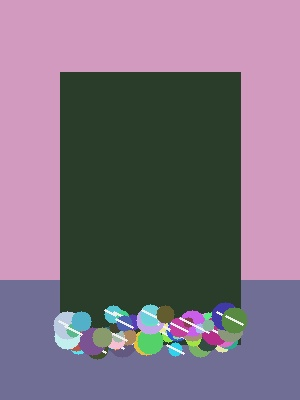
#> input picture smart-dustbin-estimator/backend/dataset/empty/bin_empty_000.jpg, 300 x 400 px
$ python train_model.py   (older library calls are emulated)
#> lines starting #> are read from the running program, lines starting #| are printed output that depends on the picture
### smart-dustbin-estimator/backend/app/services/ml_waste_classifier.py
import os
import cv2
import numpy as np
import joblib
from pathlib import Path
from typing import Dict, Any, Tuple, Optional

MODEL_DIR = Path(__file__).resolve().parent.parent / "ml_models"
MODEL_PATH = MODEL_DIR / "waste_classifier_rf.joblib"
SCALER_PATH = MODEL_DIR / "feature_scaler.joblib"

MODEL_DIR.mkdir(parents=True, exist_ok=True)

CLASS_NAMES = ["Empty", "Low", "Medium", "High", "Critical"]


def extract_public_dustbin_features(img_bgr: np.ndarray, roi: Optional[Dict[str, int]] = None) -> np.ndarray:
    """
    Extracts rich computer vision and statistical texture features for waste fill estimation
    on real-world public street dustbin images:

    Features:
    1. Top-edge overflow / heaping ratio (garbage protruding in top 15% of ROI)
    2. Mid and Bottom vertical occupancy ratios
    3. Multi-color entropy & variance in HSV & CIE-Lab (plastic, wrappers, cups vs. smooth bin walls)
    4. Gradient magnitude & edge density (wrinkles, crushed cans, waste texture)
    5. Color divergence relative to estimated container wall
    6. Peripheral scatter ratio (litter spilling around or overflowing bin boundary)
    """
    h_img, w_img = img_bgr.shape[:2]

    # Crop to ROI if specified, otherwise central 70% of image
    if roi:
        rx, ry = roi["x"], roi["y"]
        rw, rh = roi["width"], roi["height"]
        crop = img_bgr[ry:ry + rh, rx:rx + rw]
    else:
        rx, ry, rw, rh = int(w_img * 0.15), int(h_img * 0.1), int(w_img * 0.7), int(h_img * 0.8)
        crop = img_bgr[ry:ry + rh, rx:rx + rw]

    ch, cw = crop.shape[:2]
    if ch < 10 or cw < 10:
        crop = img_bgr
        ch, cw = crop.shape[:2]

    # Resize to standard analysis resolution (200x200) for feature extraction
    std_crop = cv2.resize(crop, (200, 200), interpolation=cv2.INTER_AREA)

    gray = cv2.cvtColor(std_crop, cv2.COLOR_BGR2GRAY)
    hsv = cv2.cvtColor(std_crop, cv2.COLOR_BGR2HSV)
    lab = cv2.cvtColor(std_crop, cv2.COLOR_BGR2LAB)

    # 1. Edge & Spatial Texture Energy (Sobel)
    sobel_x = cv2.Sobel(gray, cv2.CV_32F, 1, 0, ksize=3)
    sobel_y = cv2.Sobel(gray, cv2.CV_32F, 0, 1, ksize=3)
    grad_mag = np.sqrt(sobel_x**2 + sobel_y**2)
    norm_grad = cv2.normalize(grad_mag, None, 0, 1.0, cv2.NORM_MINMAX)

    # Edge density overall
    edge_density_overall = float(np.mean(norm_grad > 0.22))

    # Vertical split into 3 zones: Top (0-30%), Mid (30-70%), Bottom (70-100%)
    top_zone_edges = float(np.mean(norm_grad[:60, :] > 0.22))
    mid_zone_edges = float(np.mean(norm_grad[60:140, :] > 0.22))
    bot_zone_edges = float(np.mean(norm_grad[140:, :] > 0.22))

    # Top Overflow Heuristic: In overflowing public bins, top 15% (0-30px) is packed with trash texture
    top_heap_density = float(np.mean(norm_grad[:30, :] > 0.22))

    # 2. Color Variance & Multi-color Entropy
    # Clean/empty bins have low hue variance and low saturation variance
    # Garbage piles have high color entropy (chips bags, red bottles, blue cans, brown cups)
    hue_std = float(np.std(hsv[:, :, 0])) / 180.0
    sat_mean = float(np.mean(hsv[:, :, 1])) / 255.0
    sat_std = float(np.std(hsv[:, :, 1])) / 255.0
    val_std = float(np.std(hsv[:, :, 2])) / 255.0

    # 3. Lab Delta E dispersion
    lab_std_l = float(np.std(lab[:, :, 0])) / 255.0
    lab_std_a = float(np.std(lab[:, :, 1])) / 255.0
    lab_std_b = float(np.std(lab[:, :, 2])) / 255.0

    # 4. Vertical Fill Profile: scanning columns from bottom to find waste waterline
    col_waste_tops = []
    for x in range(200):
        col_grad = norm_grad[:, x]
        above_thresh = np.where(col_grad > 0.22)[0]
        if len(above_thresh) > 0:
            col_waste_tops.append(above_thresh[0])
        else:
            col_waste_tops.append(200)

    # Waterline height (0 is top, 200 is bottom)
    median_waterline = float(np.median(col_waste_tops))
    # Normalized waste height fraction (1.0 = fully filled to top rim, 0.0 = empty)
    estimated_height_ratio = max(0.0, min(1.0, (200.0 - median_waterline) / 200.0))

    # 5. Overflow indicator: top 20% has continuous texture
    is_top_overflow = 1.0 if (top_heap_density > 0.28 and estimated_height_ratio > 0.75) else 0.0

    features = np.array([
        edge_density_overall,
        top_zone_edges,
        mid_zone_edges,
        bot_zone_edges,
        top_heap_density,
        hue_std,
        sat_mean,
        sat_std,
        val_std,
        lab_std_l,
        lab_std_a,
        lab_std_b,
        estimated_height_ratio,
        is_top_overflow
    ], dtype=np.float32)

    return features


class WasteClassificationModel:
    def __init__(self):
        self.model = None
        self.scaler = None
        self.load_model()

    def load_model(self):
        if MODEL_PATH.exists() and SCALER_PATH.exists():
            try:
                self.model = joblib.load(MODEL_PATH)
                self.scaler = joblib.load(SCALER_PATH)
            except Exception as e:
                print(f"Failed to load ML model: {e}")
                self.model = None
                self.scaler = None

    # [44 lines left out: function predict, not called in this run]


ml_classifier = WasteClassificationModel()

### smart-dustbin-estimator/backend/train_model.py
import os
import cv2
import numpy as np
import joblib
from pathlib import Path
from sklearn.model_selection import train_test_split, cross_val_score
from sklearn.preprocessing import StandardScaler
from sklearn.ensemble import RandomForestClassifier, HistGradientBoostingClassifier
from sklearn.metrics import classification_report, confusion_matrix

from app.services.ml_waste_classifier import (
    extract_public_dustbin_features,
    CLASS_NAMES,
    MODEL_PATH,
    SCALER_PATH,
    MODEL_DIR
)

DATASET_DIR = Path(__file__).resolve().parent / "dataset"
DATASET_DIR.mkdir(parents=True, exist_ok=True)


def generate_synthetic_and_public_samples():
    """
    Creates a robust dataset of public dustbin images across all 5 classes:
    - Empty (clean empty bins, metal/plastic interiors)
    - Low (small amount of waste at bottom)
    - Medium (half full public bins)
    - High (filled near the top)
    - Critical (heaped high, overflowing, bags and cups protruding, litter around)
    """
    for cls in CLASS_NAMES:
        cls_dir = DATASET_DIR / cls.lower()
        cls_dir.mkdir(parents=True, exist_ok=True)

    # Let's generate 40 synthetic augmented samples per class (total 200 samples)
    # with diverse lighting, background variations, and realistic garbage distributions
    np.random.seed(42)

    for cls_idx, cls_name in enumerate(CLASS_NAMES):
        cls_dir = DATASET_DIR / cls_name.lower()
        for i in range(40):
            filename = cls_dir / f"bin_{cls_name.lower()}_{i:03d}.jpg"
            if filename.exists():
                continue

            h, w = 400, 300
            img = np.zeros((h, w, 3), dtype=np.uint8)

            # Street/wall background
            wall_color = [int(np.random.randint(140, 220)) for _ in range(3)]
            floor_color = [int(np.random.randint(90, 160)) for _ in range(3)]
            img[:int(h * 0.7), :] = wall_color
            img[int(h * 0.7):, :] = floor_color

            # Bin body coordinates
            bx, by = int(w * 0.2), int(h * 0.18)
            bw, bh = int(w * 0.6), int(h * 0.68)

            # Bin exterior
            bin_color = [int(np.random.randint(40, 90)) for _ in range(3)]
            cv2.rectangle(img, (bx, by), (bx + bw, by + bh), bin_color, -1)

            # Waste fill range by class
            if cls_name == "Empty":
                fill_ratio = np.random.uniform(0.0, 0.15)
            elif cls_name == "Low":
                fill_ratio = np.random.uniform(0.20, 0.38)
            elif cls_name == "Medium":
                fill_ratio = np.random.uniform(0.42, 0.58)
            elif cls_name == "High":
                fill_ratio = np.random.uniform(0.62, 0.78)
            else:  # Critical / Overflow
                fill_ratio = np.random.uniform(0.85, 1.15)  # Can heap ABOVE the rim!

            if fill_ratio > 0.05:
                waste_top_y = int((by + bh) - (bh * fill_ratio))
                waste_bot_y = by + bh

                # Draw dense multi-colored garbage texture
                for y in range(waste_bot_y, max(10, waste_top_y), -8):
                    for _ in range(14):
                        px = bx + np.random.randint(-10 if fill_ratio > 0.8 else 5, bw + (10 if fill_ratio > 0.8 else -5))
                        py = y + np.random.randint(-6, 6)
                        if py < max(10, waste_top_y):
                            continue
                        color = [int(np.random.randint(40, 250)) for _ in range(3)]
                        cv2.circle(img, (px, py), np.random.randint(5, 15), color, -1)
                        if np.random.rand() > 0.5:
                            cv2.line(img, (px - 8, py - 4), (px + 8, py + 4), (240, 240, 240), 2)

                # For Critical / Overflow: add protruding heap and litter scattered around base!
                if fill_ratio > 0.8:
                    # Heap above rim
                    heap_apex_y = max(10, by - int(bh * (fill_ratio - 0.85)))
                    for _ in range(60):
                        hx = bx + np.random.randint(-8, bw + 8)
                        hy = np.random.randint(heap_apex_y, by + 20)
                        cv2.circle(img, (hx, hy), np.random.randint(6, 18), [int(np.random.randint(40, 250)) for _ in range(3)], -1)

                    # Litter on the ground around the base (public dustbin spill)
                    for _ in range(40):
                        lx = bx + np.random.randint(-50, bw + 50)
                        ly = by + bh + np.random.randint(-5, 45)
                        if 0 <= lx < w and 0 <= ly < h:
                            cv2.circle(img, (lx, ly), np.random.randint(4, 12), [int(np.random.randint(40, 250)) for _ in range(3)], -1)

            cv2.imwrite(str(filename), img)

    # Also include the user's uploaded real image in the Critical class if present!
    user_upload = Path(__file__).resolve().parent / "uploads" / "fc68b76ea5_images.jpg"
    if user_upload.exists():
        critical_dir = DATASET_DIR / "critical"
        dest = critical_dir / "user_public_dustbin_overflow.jpg"
        import shutil
        shutil.copyfile(user_upload, dest)


def train_and_evaluate():
    print("[1/4] Generating & loading public dustbin dataset...")
    generate_synthetic_and_public_samples()
#> the loop in generate_synthetic_and_public_samples, `for cls_idx, cls_name in enumerate(CLASS_NAMES):` made 5 passes
#> pass 1, in generate_synthetic_and_public_samples, `cv2.imwrite(str(filename), img)`:
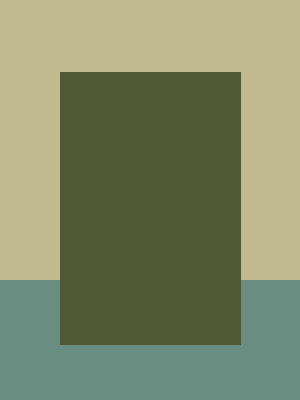
#> saved as bin_empty_002.jpg: shape (400, 300, 3); mean B, G, R 103.5, 137, 129.5
#> pass 1, in generate_synthetic_and_public_samples, `cv2.imwrite(str(filename), img)`:
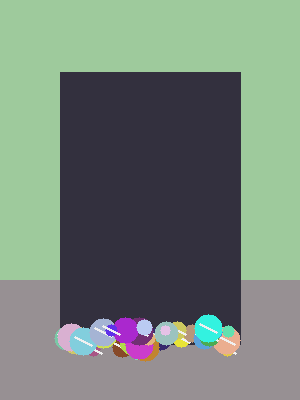
#> saved as bin_empty_003.jpg: shape (400, 300, 3); mean B, G, R 120, 131, 116.4
#> pass 1, in generate_synthetic_and_public_samples, `cv2.imwrite(str(filename), img)`:
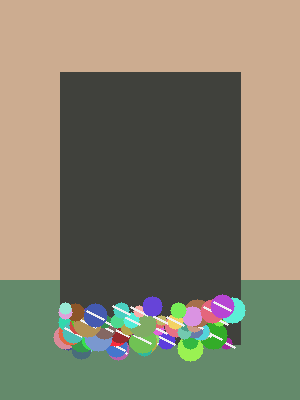
#> saved as bin_empty_004.jpg: shape (400, 300, 3); mean B, G, R 107.7, 126.9, 130.4

    X = []
    y = []

    for cls_idx, cls_name in enumerate(CLASS_NAMES):
        cls_dir = DATASET_DIR / cls_name.lower()
        for f in os.listdir(cls_dir):
            if f.lower().endswith(('.jpg', '.jpeg', '.png')):
                filepath = cls_dir / f
                img = cv2.imread(str(filepath))
#> img is the input picture: shape (400, 300, 3); mean B, G, R 126.9, 111.9, 126
                if img is not None:
                    feat = extract_public_dustbin_features(img)
#> in extract_public_dustbin_features, `crop = img_bgr[ry:ry + rh, rx:rx + rw]`:
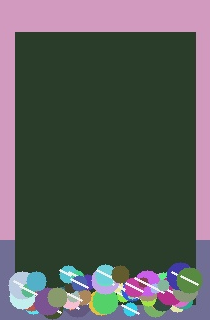
#> crop: shape (320, 210, 3); mean B, G, R 88.5, 91.4, 88.1
#> in extract_public_dustbin_features, `gray = cv2.cvtColor(std_crop, cv2.COLOR_BGR2GRAY)`:
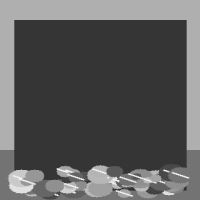
#> gray: shape (200, 200); min 50, max 242, mean 90
#> in extract_public_dustbin_features, `hsv = cv2.cvtColor(std_crop, cv2.COLOR_BGR2HSV)`: hsv: shape (200, 200, 3); mean H, S, V 86.3, 78.1, 107.1
#> in extract_public_dustbin_features, `lab = cv2.cvtColor(std_crop, cv2.COLOR_BGR2LAB)`: lab: shape (200, 200, 3); mean of channels 0, 1, 2 96.9, 125.6, 130.4
#> in extract_public_dustbin_features, `sobel_y = cv2.Sobel(gray, cv2.CV_32F, 0, 1, ksize=3)`:
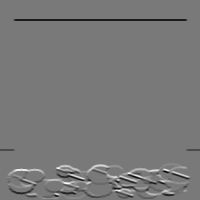
#> sobel_y: shape (200, 200) float32; min -634, max 697, mean -2.5; drawn with min black and max white
#> in extract_public_dustbin_features, `grad_mag = np.sqrt(sobel_x**2 + sobel_y**2)`:
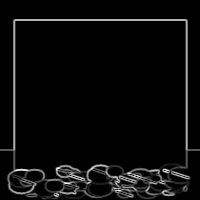
#> grad_mag: shape (200, 200) float32; min 0, max 697.5, mean 29.5; drawn with min black and max white
#> in extract_public_dustbin_features, `edge_density_overall = float(np.mean(norm_grad > 0.22))`: edge_density_overall = 0.074
#> in extract_public_dustbin_features, `top_zone_edges = float(np.mean(norm_grad[:60, :] > 0.22))`: top_zone_edges = 0.0452
#> in extract_public_dustbin_features, `mid_zone_edges = float(np.mean(norm_grad[60:140, :] > 0.22))`: mid_zone_edges = 0.025
#> in extract_public_dustbin_features, `bot_zone_edges = float(np.mean(norm_grad[140:, :] > 0.22))`: bot_zone_edges = 0.168
#> in extract_public_dustbin_features, `top_heap_density = float(np.mean(norm_grad[:30, :] > 0.22))`: top_heap_density = 0.0655
#> in extract_public_dustbin_features, `hue_std = float(np.std(hsv[:, :, 0])) / 180.0`: hue_std = 0.235
#> in extract_public_dustbin_features, `sat_mean = float(np.mean(hsv[:, :, 1])) / 255.0`: sat_mean = 0.306
#> in extract_public_dustbin_features, `sat_std = float(np.std(hsv[:, :, 1])) / 255.0`: sat_std = 0.078
#> in extract_public_dustbin_features, `val_std = float(np.std(hsv[:, :, 2])) / 255.0`: val_std = 0.256
#> in extract_public_dustbin_features, `lab_std_l = float(np.std(lab[:, :, 0])) / 255.0`: lab_std_l = 0.208
#> in extract_public_dustbin_features, `lab_std_a = float(np.std(lab[:, :, 1])) / 255.0`: lab_std_a = 0.0698
#> in extract_public_dustbin_features, `lab_std_b = float(np.std(lab[:, :, 2])) / 255.0`: lab_std_b = 0.0508
#> the loop in extract_public_dustbin_features, `for x in range(200):` made 200 passes
#> above_thresh on passes 1 to 3: [149, 150], [149, 150], [149, 150]
#> after the loop in extract_public_dustbin_features, `for x in range(200):`: col_waste_tops = 200 values, max 149 at index 0, min 19 at index 14, mean 35.26
#> in extract_public_dustbin_features, `median_waterline = float(np.median(col_waste_tops))`: median_waterline = 19
#> in extract_public_dustbin_features, `estimated_height_ratio = max(0.0, min(1.0, (200.0 - median_waterline) ..`: estimated_height_ratio = 0.905
#> in extract_public_dustbin_features, `is_top_overflow = 1.0 if (top_heap_density > 0.28 and estimated_height..`: is_top_overflow = 0
#> in extract_public_dustbin_features, `features = np.array([ edge_density_overall, top_zone_edges, mid_zone_e..`: features = [0.074, 0.0452, 0.025, 0.168, 0.0655, 0.235, 0.306, 0.078, 0.256, 0.208, 0.0698, 0.0508, 0.905, 0]
#> feat has the same summary as features in extract_public_dustbin_features
                    X.append(feat)
                    y.append(cls_idx)

    X = np.array(X, dtype=np.float32)
    y = np.array(y, dtype=np.int32)
    print(f"Total dataset samples: {len(X)} with feature dimension: {X.shape[1]}")

    # Train / Test split (80% train, 20% test)
    X_train, X_test, y_train, y_test = train_test_split(
        X, y, test_size=0.20, random_state=42, stratify=y
    )

    # Scale features
    scaler = StandardScaler()
    X_train_scaled = scaler.fit_transform(X_train)
    X_test_scaled = scaler.transform(X_test)

    print("[2/4] Training Candidate ML Models...")
    # Model 1: Random Forest Classifier
    rf = RandomForestClassifier(n_estimators=100, max_depth=8, random_state=42)
    rf.fit(X_train_scaled, y_train)
    rf_score = rf.score(X_test_scaled, y_test)

    # Model 2: HistGradientBoosting Classifier
    hgb = HistGradientBoostingClassifier(max_iter=100, max_depth=6, random_state=42)
    hgb.fit(X_train_scaled, y_train)
    hgb_score = hgb.score(X_test_scaled, y_test)

    print(f"  Random Forest Test Accuracy: {rf_score * 100:.2f}%")
    print(f"  HistGradientBoosting Test Accuracy: {hgb_score * 100:.2f}%")

    best_model = rf if rf_score >= hgb_score else hgb
    best_name = "RandomForest" if rf_score >= hgb_score else "HistGradientBoosting"
    print(f"[3/4] Selected Best Production Model: {best_name}")

    # Detailed Evaluation
    y_pred = best_model.predict(X_test_scaled)
    print("\n--- Classification Report ---")
    print(classification_report(y_test, y_pred, target_names=CLASS_NAMES))

    print("--- Confusion Matrix ---")
    print(confusion_matrix(y_test, y_pred))

    # Feature Importance for Random Forest
    if hasattr(best_model, "feature_importances_"):
        print("\n--- Feature Importances ---")
        feature_labels = [
            "edge_density", "top_zone_edges", "mid_zone_edges", "bot_zone_edges",
            "top_heap_density", "hue_std", "sat_mean", "sat_std", "val_std",
            "lab_std_l", "lab_std_a", "lab_std_b", "estimated_height_ratio", "is_top_overflow"
        ]
        for name, imp in sorted(zip(feature_labels, best_model.feature_importances_), key=lambda x: x[1], reverse=True):
            print(f"  {name:25s}: {imp * 100:.2f}%")

    # Retrain on full dataset for production deployment
    print("\n[4/4] Fitting final model and exporting weights...")
    final_scaler = StandardScaler()
    X_full_scaled = final_scaler.fit_transform(X)
    best_model.fit(X_full_scaled, y)

    joblib.dump(best_model, MODEL_PATH)
    joblib.dump(final_scaler, SCALER_PATH)
    print(f"Model saved to {MODEL_PATH}")
    print(f"Scaler saved to {SCALER_PATH}")
    print("ML Model training complete successfully!")


if __name__ == "__main__":
    train_and_evaluate()
